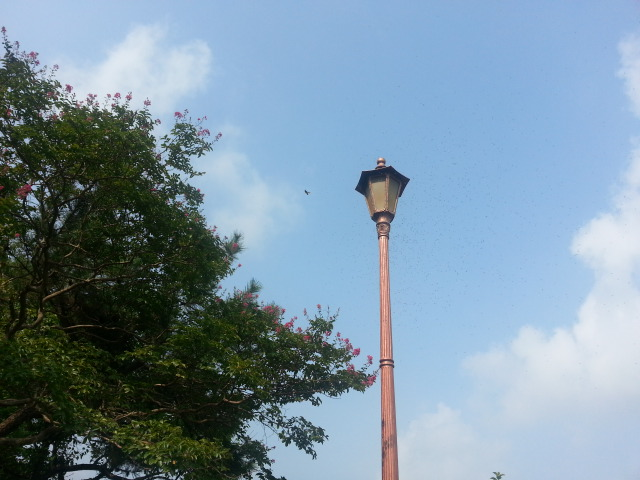
//> input picture Ch5/image/bit_test.jpg, 640 x 480 px
$ ./bitwise_overlap   (built with g++ and OpenCV 4)
//> lines starting //> are read from the running program, lines starting //| are printed output that depends on the picture; after the words box and inside, x2 and y2 are one past the last pixel; in counts of white or black regions, pixels touching at a corner belong together; pictures that were not available may be replaced by others from this repository, and a replacement may not be noted
#include <opencv2/opencv.hpp>
using namespace cv;
using namespace std;
int main()
{
	Mat image = imread("../image/bit_test.jpg", IMREAD_COLOR);
//> image is the input picture: 480 rows x 640 cols, CV_8UC3; mean B, G, R 161.7, 145.8, 122.5
	Mat logo = imread("../image/logo.jpg", IMREAD_COLOR);
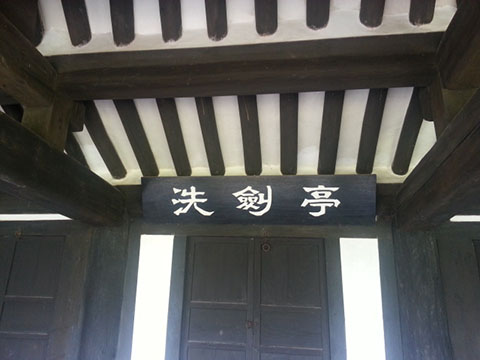
//> input picture Ch5/image/abs_test1.jpg, 480 x 360 px, given in place of logo.jpg, which was not available
//> logo is the input picture: 360 rows x 480 cols, CV_8UC3; mean B, G, R 89, 91.2, 91.3
	CV_Assert(image.data && logo.data);					// 예외처리
	Mat logo_th, masks[5], background, foreground, dst; // 결과 행렬

	// imshow("image", image);
	// imshow("logo", logo);
	// waitKey();

	// logo 행렬에 이진화 수행, 70보다 큰 화소는 255로 변경, 나머지는 0
	threshold(logo, logo_th, 70, 255, THRESH_BINARY); // 로고 영상 이진화
	split(logo_th, masks);							  // 로고영상 채널 분리
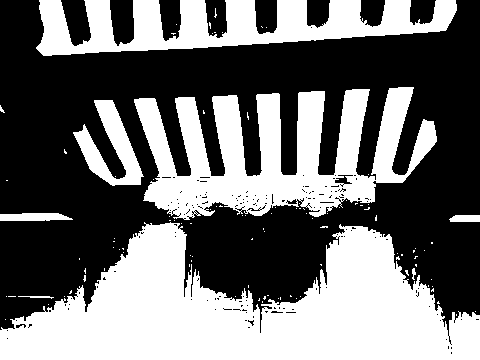
//> masks[0]: 360 rows x 480 cols, CV_8UC1; 43.7% white; 104 white regions (96 under 20 px), largest, box (x1, y1, x2, y2) and area: (0, 222, 480, 360) 38428, (134, 87, 437, 220) 20904, (36, 0, 457, 56) 12628
//> masks[1]: 360 rows x 480 cols, CV_8UC1; 42.1% white; 137 white regions (125 under 20 px), largest, box (x1, y1, x2, y2) and area: (0, 223, 450, 360) 34907, (134, 87, 437, 217) 20171, (35, 0, 457, 56) 12750
//> masks[2]: 360 rows x 480 cols, CV_8UC1; 39.7% white; 177 white regions (164 under 20 px), largest, box (x1, y1, x2, y2) and area: (0, 223, 444, 360) 30624, (73, 87, 437, 217) 22212, (35, 0, 458, 58) 13513

	// imshow("logo_th", logo_th);

	// masks[0]과 masks[1]에 대해 비트 OR 연산을 수행하여 masks[3]에 저장
	bitwise_or(masks[0], masks[1], masks[3]); // 전경통과 마스크
//> masks[3]: 360 rows x 480 cols, CV_8UC1; 44.6% white; 128 white regions (116 under 20 px), largest, box (x1, y1, x2, y2) and area: (0, 222, 480, 360) 39223, (134, 87, 437, 220) 21230, (35, 0, 457, 56) 12771
	// imshow("masks[3]", masks[3]);

	// masks[2] (R 채널)과 masks[3]을 OR 연산해 masks[3]에 저장
	bitwise_or(masks[2], masks[3], masks[3]);
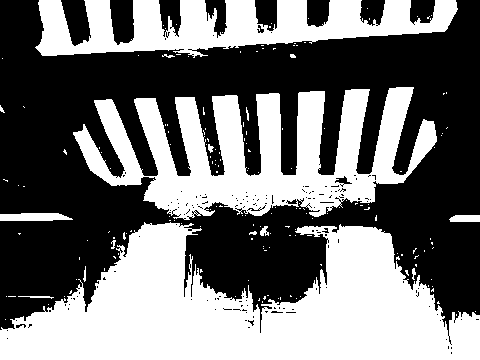
//> masks[3]: 360 rows x 480 cols, CV_8UC1; 45.3% white; 173 white regions (158 under 20 px), largest, box (x1, y1, x2, y2) and area: (0, 222, 480, 360) 39269, (73, 87, 437, 220) 23964, (35, 0, 458, 58) 13515
	// imshow("masks[3]", masks[3]);

	// masks[3]의 반전 결과를 masks[4]에 저장
	bitwise_not(masks[3], masks[4]); // 배경통과 마스크
	// imshow("masks[4]", masks[4]);
	// waitKey(); // imshow를 이용하여 코드 구조 이해

	Point center1 = image.size() / 2; // 영상 중심좌표
//> center1 = Point(320, 240)
	Point center2 = logo.size() / 2;  // 로고 중심좌표
//> center2 = Point(240, 180)
	Point start = center1 - center2;
//> start = Point(80, 60)
	Rect roi(start, logo.size()); // 로고가 위치할 관심영역
//> roi = Rect(80, 60, 480, 360)

	cout << "center1 : " << center1 << "\n";
//| center1 : [320, 240]
	cout << "center2 : " << center2 << "\n";
//| center2 : [240, 180]
	cout << "start : " << start << endl;
//| start : [80, 60]

	// 비트곱과 마스킹을 이용한 관심 영역의 복사
	// 로고 영상과 마스크의 AND 연산으로 전경 픽셀만 남김
	bitwise_and(logo, logo, foreground, masks[3]);
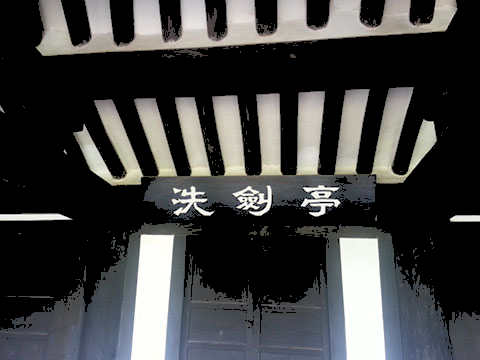
//> foreground: 360 rows x 480 cols, CV_8UC3; mean B, G, R 64.8, 64.8, 64.2
	// masks[4] (배경 마스크)를 이용해 원본 이미지의 관심 영역에서 배경만 추출
	bitwise_and(image(roi), image(roi), background, masks[4]);
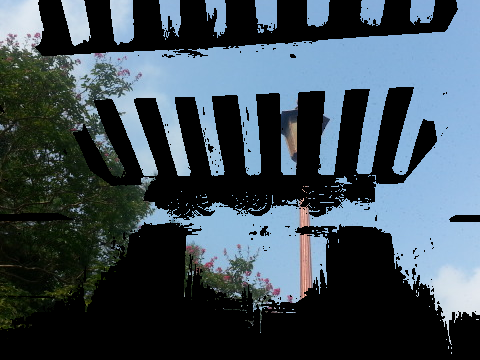
//> background: 360 rows x 480 cols, CV_8UC3; mean B, G, R 87.8, 77.9, 63.1

	add(background, foreground, dst); // 로고 전경과 배경 합성
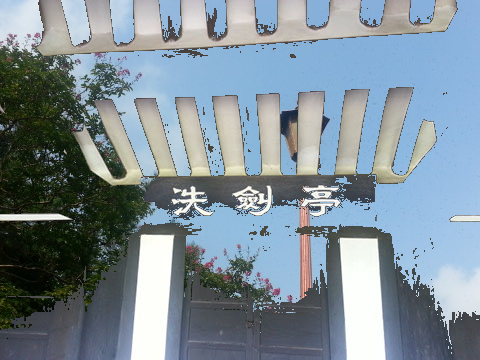
//> dst: 360 rows x 480 cols, CV_8UC3; mean B, G, R 152.6, 142.7, 127.3
	dst.copyTo(image(roi));			  // 로고 합성 영상을 관심영역에 복사
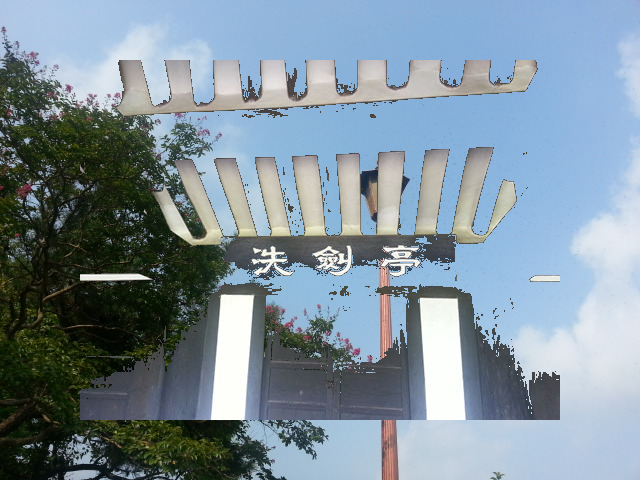
//> image: 480 rows x 640 cols, CV_8UC3; mean B, G, R 156.4, 144.7, 127.5

	imshow("background", background);
	imshow("foreground", foreground);
	imshow("dst", dst);
	imshow("image", image);
	waitKey();
	return 0;
}
